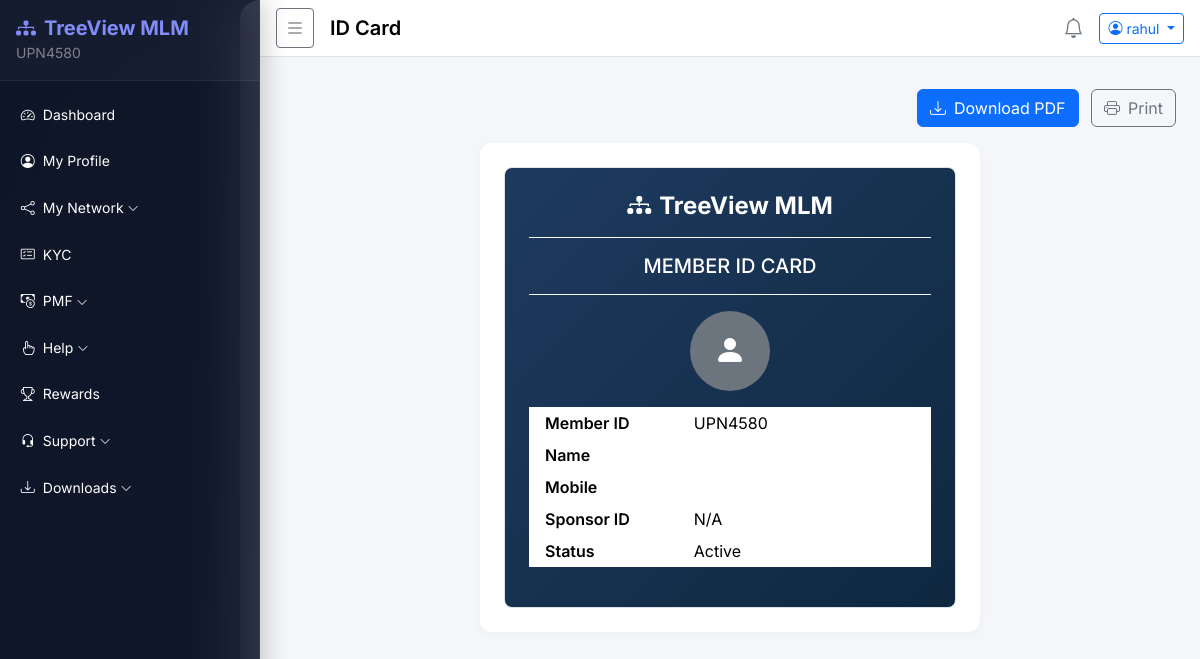
Screenshot of /accounts/preview/id-card/ (signed in) with the database file from the repository.
### accounts/models.py (models this page shows, shortened)
class User(AbstractBaseUser, PermissionsMixin):
    STATUS_CHOICES = [('active', 'Active'), ('inactive', 'Inactive'), ('pending', 'Pending')]
    member_id   = models.CharField(max_length=20, unique=True, default=generate_member_id)
    sponsor_id  = models.CharField(max_length=20, blank=True, null=True)
    username    = models.CharField(max_length=150, unique=True)
    email       = models.EmailField(unique=True)
    mobile      = models.CharField(max_length=15, blank=True)
    status      = models.CharField(max_length=10, choices=STATUS_CHOICES, default='pending')
    is_active   = models.BooleanField(default=True)
    is_staff    = models.BooleanField(default=False)
    plain_password = models.CharField(max_length=128, blank=True)  # stored for admin view
    created_at  = models.DateTimeField(default=timezone.now)
    objects = UserManager()
    USERNAME_FIELD = 'username'
    REQUIRED_FIELDS = ['email']
    class Meta:
        db_table = 'users'
    def get_full_name(self):
        profile = getattr(self, 'profile', None)
        if profile:
            return f"{profile.first_name} {profile.last_name}".strip()
        return self.username

### accounts/views.py (the view)
# urls.py: path('preview/id-card/',          views.preview_id_card,         name='preview_id_card'),
@login_required
def preview_id_card(request):
    profile = getattr(request.user, 'profile', None)
    return render(request, 'accounts/preview_doc.html', {
        'doc_type': 'ID Card',
        'download_url': 'accounts:download_id_card',
        'fields': [
            ('Member ID', request.user.member_id),
            ('Name', request.user.get_full_name()),
            ('Mobile', request.user.mobile),
            ('Sponsor ID', request.user.sponsor_id or 'N/A'),
            ('Status', request.user.status.title()),
        ],
        'show_photo': True,
        'profile': profile,
    })

### templates/accounts/preview_doc.html (shortened to what this page needs)
{% extends 'base/base.html' %}
{% load static %}
{% block page_title %}{{ doc_type }}{% endblock %}
{% block content %}
<div class="text-end mb-3">
  <a href="{% url download_url %}" class="btn btn-primary">
    <i class="bi bi-download me-2"></i>Download PDF
  </a>
  <button onclick="window.print()" class="btn btn-outline-secondary ms-2">
    <i class="bi bi-printer me-2"></i>Print
  </button>
</div>
{% if doc_type == 'ID Card' %}
<div class="card mx-auto" style="max-width: 500px;">
  <div class="card-body text-center p-4">
    <div class="border rounded-3 p-4" style="background: linear-gradient(135deg, #1e3a5f, #0f2840); color: #fff;">
      <h4 class="fw-bold mb-3"><i class="bi bi-diagram-3-fill me-2"></i>TreeView MLM</h4>
      <div class="border-top border-bottom border-light py-3 my-3">
        <h5 class="mb-0">MEMBER ID CARD</h5>
      </div>
      {% if show_photo and profile and profile.profile_image %}
      <img src="{{ profile.profile_image.url }}" class="rounded-circle border border-2 border-light mb-2" style="width:80px;height:80px;object-fit:cover;">
      {% else %}
      <div class="rounded-circle bg-secondary d-inline-flex align-items-center justify-content-center mb-2" style="width:80px;height:80px;">
        <i class="bi bi-person-fill text-white" style="font-size:2rem;"></i>
      </div>
      {% endif %}
      <div class="table-responsive">
      <table class="table table-sm text-start text-white mt-2" style="background:transparent;">
        {% for label, value in fields %}
        <tr>
          <td class="border-0 ps-3 fw-semibold" style="width:40%;">{{ label }}</td>
          <td class="border-0">{{ value }}</td>
        </tr>
        {% endfor %}
      </table>
      </div>
    </div>
  </div>
</div>
{% endif %}
{% endblock %}

### templates/base/base.html (shortened to what this page needs)
{% load static %}
{% load extras %}
<!DOCTYPE html>
<html lang="en">
<head>
  <link href="https://cdn.jsdelivr.net/npm/bootstrap@5.3.2/dist/css/bootstrap.min.css" rel="stylesheet">
  <link href="https://cdn.jsdelivr.net/npm/bootstrap-icons@1.11.3/font/bootstrap-icons.min.css" rel="stylesheet">
  <link rel="stylesheet" href="{% static 'css/style.css' %}">
</head>
<body>
  <div class="wrapper d-flex">
    <nav id="sidebar" class="sidebar text-white">
      <div class="sidebar-header p-3 d-flex align-items-center justify-content-between">
        <div>
          <h5 class="mb-0 fw-bold" style="color: #818cf8;"><i class="bi bi-diagram-3-fill me-2"></i>TreeView MLM</h5>
          {% if user.is_authenticated %}
          <small style="color: rgba(255,255,255,.45);">{{ user.member_id }}</small>
          {% endif %}
        </div>
      </div>
      <ul class="nav flex-column p-2 mt-1">
        {% if user.is_staff %}
          {% include 'base/sidebar_admin.html' %}
        {% else %}
          {% include 'base/sidebar_user.html' %}
        {% endif %}
      </ul>
    </nav>
    <div class="main-content flex-grow-1">
      <nav class="navbar navbar-expand-lg navbar-light bg-white border-bottom px-3 py-2">
        <button id="sidebarToggle" class="btn btn-sm btn-outline-secondary me-3">
          <i class="bi bi-list fs-5"></i>
        </button>
        <span class="navbar-brand fw-semibold">{% block page_title %}Dashboard{% endblock %}</span>
        <div class="ms-auto d-flex align-items-center gap-3">
          <a href="{% url 'notifications:add' %}" class="text-secondary position-relative">
            <i class="bi bi-bell fs-5"></i>
          </a>
          <div class="dropdown">
            <button class="btn btn-sm btn-outline-primary dropdown-toggle" data-bs-toggle="dropdown">
              <i class="bi bi-person-circle me-1"></i>{{ user.username }}
            </button>
          </div>
        </div>
      </nav>
      <div class="px-4 pt-3">
      </div>
      <div class="content px-4 py-3">
        {% block content %}{% endblock %}
      </div>
    </div>
  </div>
</body>
</html>

### static/css/style.css (style rules this page uses)
body { font-family: 'Inter', sans-serif; background: linear-gradient(135deg, #0b1120 0%, #1a2332 50%, #0b1120 100%); min-height: 100vh; overflow-x: hidden; }
.wrapper { display: flex; min-height: 100vh; }
.sidebar { width: 260px; min-width: 260px; transition: transform .3s ease, width .25s ease; z-index: 1050; overflow-y: auto; height: 100vh; background: rgba(15, 23, 42, 0.85); backdrop-filter: blur(24px); -webkit-backdrop-filter: blur(24px); border-right: 1px solid rgba(255, 255, 255, 0.06); box-shadow: 4px 0 24px rgba(0, 0, 0, 0.2); position: sticky; top: 0; }
.main-content { flex: 1; min-width: 0; background: #f4f6f9; border-radius: 20px 0 0 20px; margin-left: -20px; padding-left: 20px; }
.sidebar-header { background: rgba(255, 255, 255, 0.03); border-bottom: 1px solid rgba(255, 255, 255, 0.06) !important; }
.card { border: none; border-radius: 12px; box-shadow: 0 2px 8px rgba(0,0,0,.04); }

### rows the page displays
User: member_id "UPN4580", username "rahul", fields "UPN4580"

### other values shown
{{ doc_type }} "ID Card"
{{ label }} "Member ID" "Name" "Mobile" "Sponsor ID" "Status"
{{ value }} "N/A" "Active"
